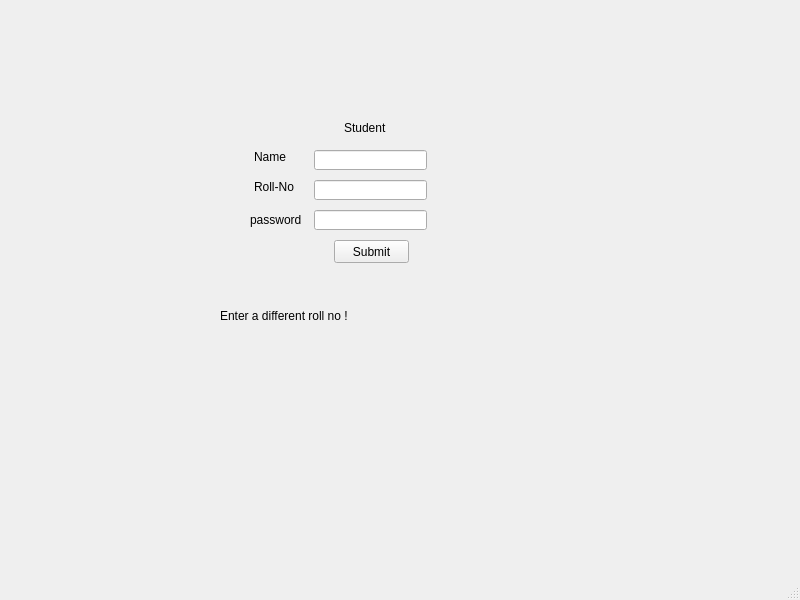
<?xml version="1.0" encoding="UTF-8"?>
<ui version="4.0">
 <class>addborowerclerk</class>
 <widget class="QMainWindow" name="addborowerclerk">
  <property name="geometry">
   <rect>
    <x>0</x>
    <y>0</y>
    <width>800</width>
    <height>600</height>
   </rect>
  </property>
  <property name="windowTitle">
   <string>MainWindow</string>
  </property>
  <widget class="QWidget" name="centralwidget">
   <widget class="QLineEdit" name="lineEdit3">
    <property name="geometry">
     <rect>
      <x>314</x>
      <y>210</y>
      <width>113</width>
      <height>20</height>
     </rect>
    </property>
   </widget>
   <widget class="QLabel" name="l1">
    <property name="geometry">
     <rect>
      <x>344</x>
      <y>120</y>
      <width>61</width>
      <height>16</height>
     </rect>
    </property>
    <property name="text">
     <string>Student</string>
    </property>
   </widget>
   <widget class="QLineEdit" name="lineEdit1">
    <property name="geometry">
     <rect>
      <x>314</x>
      <y>150</y>
      <width>113</width>
      <height>20</height>
     </rect>
    </property>
   </widget>
   <widget class="QLabel" name="l3">
    <property name="geometry">
     <rect>
      <x>254</x>
      <y>180</y>
      <width>47</width>
      <height>13</height>
     </rect>
    </property>
    <property name="text">
     <string>Roll-No</string>
    </property>
   </widget>
   <widget class="QLabel" name="l2">
    <property name="geometry">
     <rect>
      <x>254</x>
      <y>150</y>
      <width>47</width>
      <height>13</height>
     </rect>
    </property>
    <property name="text">
     <string>Name</string>
    </property>
   </widget>
   <widget class="QPushButton" name="b1">
    <property name="geometry">
     <rect>
      <x>334</x>
      <y>240</y>
      <width>75</width>
      <height>23</height>
     </rect>
    </property>
    <property name="text">
     <string>Submit</string>
    </property>
   </widget>
   <widget class="QLabel" name="l4">
    <property name="geometry">
     <rect>
      <x>250</x>
      <y>210</y>
      <width>51</width>
      <height>20</height>
     </rect>
    </property>
    <property name="text">
     <string>password</string>
    </property>
   </widget>
   <widget class="QLineEdit" name="lineEdit2">
    <property name="geometry">
     <rect>
      <x>314</x>
      <y>180</y>
      <width>113</width>
      <height>20</height>
     </rect>
    </property>
   </widget>
   <widget class="QLabel" name="label_2">
    <property name="geometry">
     <rect>
      <x>220</x>
      <y>300</y>
      <width>321</width>
      <height>31</height>
     </rect>
    </property>
    <property name="styleSheet">
     <string notr="true">font: 20pt &quot;MS Shell Dlg 2&quot;;</string>
    </property>
    <property name="text">
     <string>Enter a different roll no !</string>
    </property>
   </widget>
  </widget>
  <widget class="QMenuBar" name="menubar">
   <property name="geometry">
    <rect>
     <x>0</x>
     <y>0</y>
     <width>800</width>
     <height>21</height>
    </rect>
   </property>
  </widget>
  <widget class="QStatusBar" name="statusbar"/>
 </widget>
 <resources/>
 <connections/>
</ui>
